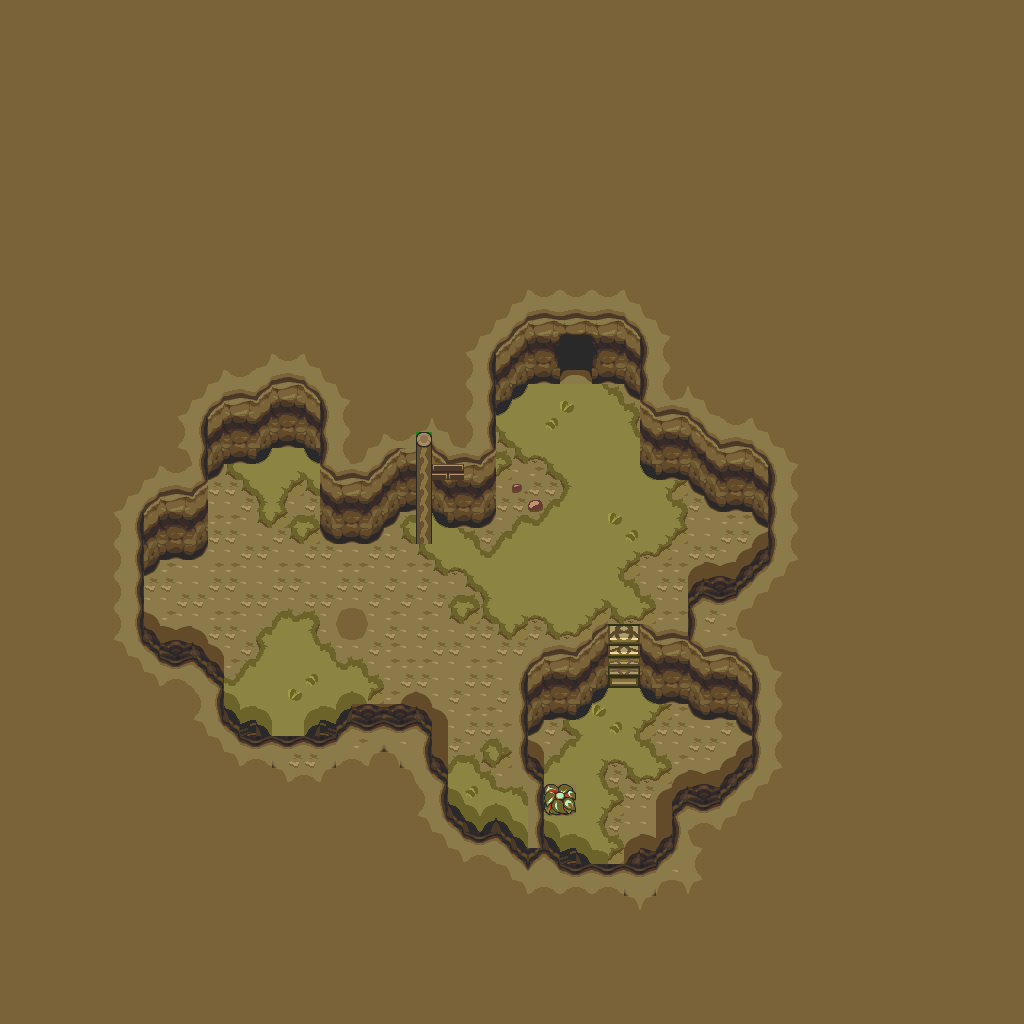

Tiled map render using the project's own tile images. Description and the map definition, with tile-layer contents summarised, below:
An orthogonal 64x64 tile map with 16x16 px tiles, 1 tile layer (base), 1 hidden layer not drawn and 3 objects.

<map version="1.10" tiledversion="1.12.1" orientation="orthogonal" renderorder="right-down" width="64" height="64" tilewidth="16" tileheight="16" infinite="0" nextlayerid="3" nextobjectid="4">
 <tileset firstgid="1" source="../classiciphone_pics4.tsx" />
 <layer id="1" name="base" width="64" height="64">
  <data>[4096 cells, 4096 non-empty, 118 distinct tile ids]</data>
 </layer>
 <layer id="2" name="collision" width="64" height="64" visible="0">
  <properties><property name="collision" value="true" /></properties>
  <data>[4096 cells, 290 non-empty, 1 distinct tile ids]</data>
 </layer>
 <objectgroup id="3" name="npcs">
  <object id="1" x="96.0" y="416.0" width="16" height="16">
   <properties>
    <property name="script" type="string">-- Auto-converted from GraalScript
-- // NPC made by maximus_asinus
-- [CLIENT-SIDE — server no-op]
-- if (playerenters) {
-- seteffect 0,0,0,.75;
-- }</property>
   </properties>
  </object>
  <object id="2" x="448.0" y="480.0" width="16" height="16">
   <properties>
    <property name="gani" value="lampanimation.mng" />
    <property name="script" type="string">-- Auto-converted from GraalScript
-- // NPC made by Stefan Knorr
-- [CLIENT-SIDE — server no-op]
-- if (created) {
-- y = 29.5;
-- setimgpart lampanimation.mng,0,0,20,36;
-- dontblock;
-- }</property>
   </properties>
  </object>
  <object id="3" x="400.0" y="432.0" width="16" height="16">
   <properties>
    <property name="gani" value="light2.png" />
    <property name="script" type="string">-- Auto-converted from GraalScript
-- // NPC made by Stefan Knorr
-- if (created) {
-- setimg light2.png;
self.dontblock = true
end
-- [CLIENT-SIDE — server no-op]
-- if (playerenters) {
-- x = 24.5;
-- y = 26.5;
-- setzoomeffect 3;
-- setcoloreffect 1,.6,0,0.5;
-- drawaslight;
-- }</property>
   </properties>
  </object>
 </objectgroup>
</map>
